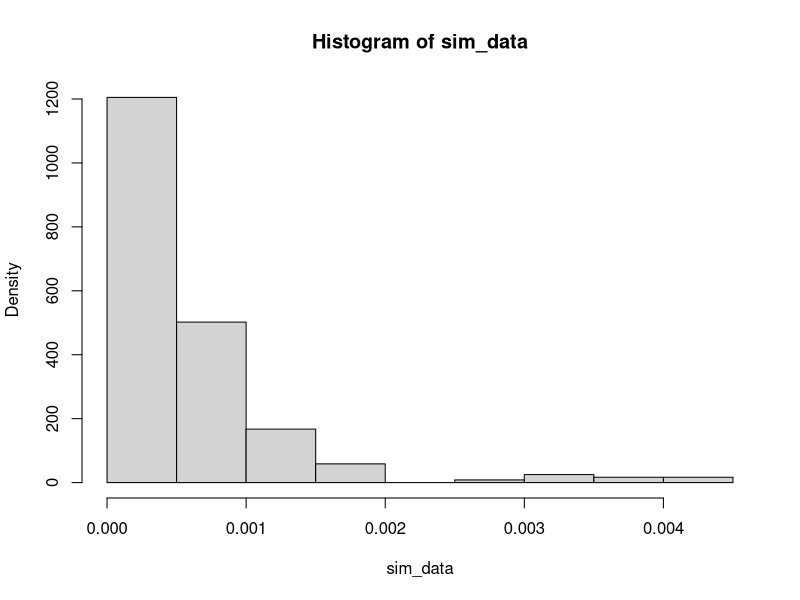
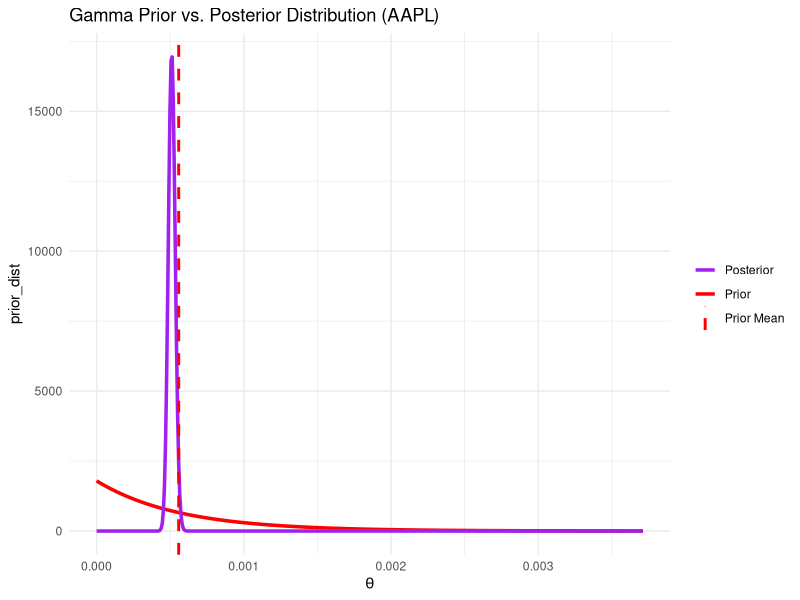

Reproduce these figures in R, in order. (Note: this script raises an error after producing the figures.)
## ---- chunk 1
# importing libraries
library(ggplot2)
library(MCMCpack)

## ---- chunk 2
# loading sp500 stock list
sp500_stocks <- read.csv("sp500_stocks.csv")
head(sp500_stocks)

## ---- chunk 3
# loading final data
stock_data <- read.csv("finaldata.csv")
head(stock_data)

## ---- chunk 4
# getting stocks columns in finaldata
column_names <- grep("_(RETURN|STDDEV|ROLL_AVG)$", colnames(stock_data), value = TRUE)

# extracting ticker names from those columns
extracted_tickers <- unique(sub("_(RETURN|STDDEV|ROLL_AVG)$", "", column_names))

# filtering sp500_stocks using the extracted tickers
sp500_stocks <- sp500_stocks[sp500_stocks$Ticker %in% extracted_tickers, ]
head(sp500_stocks)

## ---- chunk 5

similar_stocks <- function(stock) {
  
  # getting sector in which the stock is
  sector <- sp500_stocks$Sector[sp500_stocks$Ticker == stock]
  
  # getting peers in the same sector
  peers <- sp500_stocks$Ticker[sp500_stocks$Sector == sector]
  
  # excluding the input stock
  peers <- peers[peers != stock]
  
  return(peers)
  
}

input_stock <- similar_stocks("AMZN")
input_stock

## ---- chunk 6

# Prior 
gamma_prior <- function(x, alpha, beta) {
  return(dgamma(x, shape=alpha, scale=beta))
}

# Posterior 
gamma_posterior <- function(x, alpha_likelihood, alpha_prior, beta_prior, sim_data) {
  n <- length(sim_data)
  alpha_star <- n * alpha_likelihood + alpha_prior
  beta_star <- beta_prior + sum(1/sim_data)
  
  return(dgamma(x, shape = alpha_star, scale = 1/beta_star))
}
## ---- chunk 7
# Define the macro columns that are always needed
macro_cols <- c("Inflation.Rate", "RF")

# For each similar stock, generate the expected column names
stock_cols <- as.vector(outer(input_stock,
                              c("RETURN", "STDEV", "ROLL_AVG"),
                              FUN = function(x, y) paste(x, y, sep = "_")))

# Subset the data with the desired macro columns and stock-specific columns
filtered_data <- stock_data[, c(macro_cols, stock_cols)]

# Display the first few rows of the filtered data
head(filtered_data)


## ---- chunk 8
# getting stddev columns in finaldata
stddev_cols <- grep("_STDEV$", colnames(filtered_data), value = TRUE)

# extracting stddev df
stddev_df <- filtered_data[, stddev_cols]

# getting variances of all stocks in sector
variance_df <- stddev_df^2
head(variance_df)

# flattening variance
flatten_variance <- unlist(variance_df)
flatten_variance

## ---- chunk 9
stock_variance <- function(stock) {
  
  # create column name
  target_col <- paste0(stock, "_STDEV")
  
  sim_data <- stock_data[[target_col]]^2
  hist(sim_data, freq = F)
  
  return(sim_data)
  
}

user_stock <- stock_variance("AMZN")
user_stock

## ---- chunk 10
# defining alpha likelihood
alpha_likelihood <- 2

# defining priors
alpha_prior <- 1
beta_prior <- mean(flatten_variance) / alpha_prior

# defining prior mean
prior_mean <- alpha_prior*beta_prior

#x_vals <- seq(0, max(sim_data), length.out = 500)
#x_vals <- seq(0, max(stdev$AAPL^2), length.out = 500)
x_vals <- seq(0, quantile(user_stock, 0.99), length.out = 500)

prior_dist <- gamma_prior(x_vals, alpha_prior, beta_prior)
post_dist <- gamma_posterior(x_vals, alpha_likelihood, alpha_prior, beta_prior, user_stock)


ggplot() +
  geom_line(aes(x = x_vals, y = prior_dist, color = "Prior"), size = 1.2) +
  geom_line(aes(x = x_vals, y = post_dist, color = "Posterior"), size = 1.2) +
  geom_vline(aes(xintercept = prior_mean, color = "Prior Mean"), linetype = "dashed", size = 1) + 
  scale_color_manual(values = c("Prior" = "red", 
                                "Posterior" = "purple", 
                                "Prior Mean" = "red")) +
  labs(x = expression(theta), Dy = "Density", title = "Gamma Prior vs. Posterior Distribution (AAPL)") +
  theme_minimal() +
  theme(legend.title = element_blank())

## ---- chunk 11
# msft <- read.csv('MSFT.csv')
# head(msft)
# 
# 
# y <- msft$MSFT_STDEV
# 
# X_data <- subset(msft, select = -c(MSFT_STDEV, Next_MSFT_RETURN))
# X_numeric <- X_raw[sapply(X_raw, is.numeric)]
# 
# X_scaled <- scale(X_numeric)
# X <- cbind(X_scaled, bias = 1)
## ---- chunk 12
# n <- length(data)
# alpha_star <- n * alpha_likelihood + alpha_prior
# beta_star <- beta_prior + sum(data)


## ---- chunk 13
stdev_df <- read.csv('monthly_stdev.csv')
colnames(stdev_df)
## ---- chunk 14
# testing tech stocks since thats already in the portfolio

# get tech stocks
# ideally this should pull based on sector column
tech_df <- stdev_df[, c("AVGO", "CRM", "CSCO", "GDDY", "HUBS", "MSFT",
                        "NOW", "QCOM", "TSM")]

head(tech_df)

# getting variances of all stocks in sector
variance_df <- tech_df^2
head(variance_df)

# flattening variance
flatten_variance <- unlist(variance_df)
#flatten_variance

## ---- chunk 15
# defining alpha likelihood
alpha_likelihood <- 2

# defining priors
alpha_prior <- 1
beta_prior <- mean(flatten_variance) / alpha_prior

# defining prior mean
prior_mean <- alpha_prior*beta_prior

#x_vals <- seq(0, max(sim_data), length.out = 500)
#x_vals <- seq(0, max(stdev$AAPL^2), length.out = 500)
x_vals <- seq(0, quantile(sim_data, 0.99), length.out = 500)

prior_dist <- gamma_prior(x_vals, alpha_prior, beta_prior)
post_dist <- gamma_posterior(x_vals, alpha_likelihood, alpha_prior, beta_prior, sim_data)


ggplot() +
  geom_line(aes(x = x_vals, y = prior_dist, color = "Prior"), size = 1.2) +
  geom_line(aes(x = x_vals, y = post_dist, color = "Posterior"), size = 1.2) +
  geom_vline(aes(xintercept = prior_mean, color = "Prior Mean"), linetype = "dashed", size = 1) + 
  scale_color_manual(values = c("Prior" = "red", 
                                "Posterior" = "purple", 
                                "Prior Mean" = "red")) +
  labs(x = expression(theta), Dy = "Density", title = "Gamma Prior vs. Posterior Distribution (AAPL)") +
  theme_minimal() +
  theme(legend.title = element_blank())

## ---- chunk 16
# assume we are not very certain (confident) about what the true risk value is.
# so prior is flatter and spread out - open to wide range of variance value
# this is what "greater uncertainty" means


# for bayesian - you need to exclude target value from the stack?
# prior is weak but informed because youre not confident of the true value
# but it reflects informed data rather than random


# after AAPL data is included, you see posterior is taller and narrower
# contrast between prior and posterior shows how evidence refines beliefs
